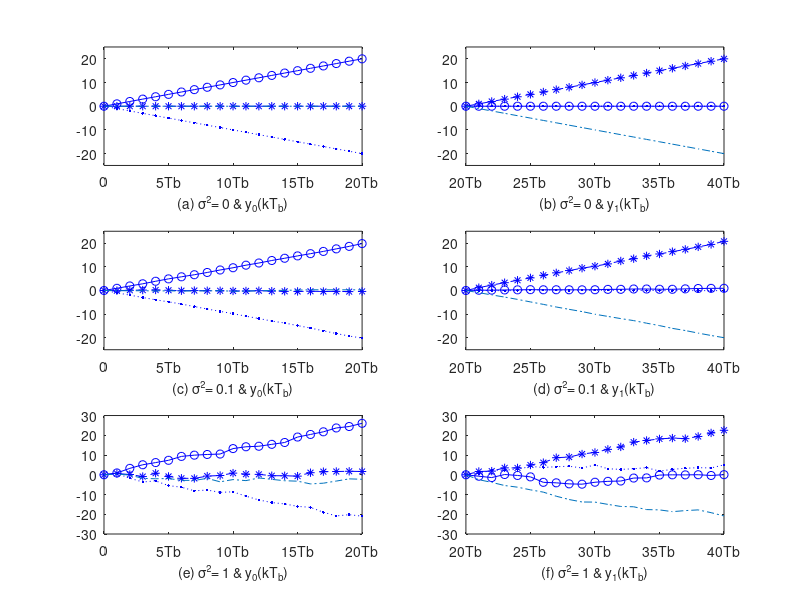

This figure's MATLAB source:
% MATLAB script for Illustrative Problem 5.15

% Initialization:
K=40;       % Number of samples
A=1;        % Signal amplitude
m=0:K/2;
n=K/2:K;
% Defining signal waveforms:
s_0=[A*ones(1,K/2) zeros(1,K/2)];
s_1=[zeros(1,K/2) A*ones(1,K/2)];
s_2=[-A*ones(1,K/2) zeros(1,K/2)];
s_3=[zeros(1,K/2) -A*ones(1,K/2)];
% Initializing Outputs:
y_0_0=zeros(1,K);
y_0_1=zeros(1,K);
y_0_2=zeros(1,K);
y_0_3=zeros(1,K);
y_1_0=zeros(1,K);
y_1_1=zeros(1,K);
y_1_2=zeros(1,K);
y_1_3=zeros(1,K);

% Case 1: noise~N(0,0)
    noise=random('Normal',0,0,1,K);
    r_0=s_0+noise; r_1=s_1+noise; % received signals
    r_2=s_2+noise; r_3=s_3+noise; % received signals
    for k=1:K/2
        y_0_0(k)=sum(r_0(1:k).*s_0(1:k));
        y_0_1(k)=sum(r_1(1:k).*s_0(1:k));
        y_0_2(k)=sum(r_2(1:k).*s_0(1:k));
        y_0_3(k)=sum(r_3(1:k).*s_0(1:k));
        l=K/2+k;
        y_1_0(l)=sum(r_0(21:l).*s_1(21:l));
        y_1_1(l)=sum(r_1(21:l).*s_1(21:l));
        y_1_2(l)=sum(r_2(21:l).*s_1(21:l));
        y_1_3(l)=sum(r_3(21:l).*s_1(21:l));
    end
    % Plotting the results:
    subplot(3,2,1)
    plot(m,[0 y_0_0(1:K/2)],'-bo',m,[0 y_0_1(1:K/2)],'--b*',...
        m,[0 y_0_2(1:K/2)],':b.',m,[0 y_0_3(1:K/2)],'-.')
    set(gca,'XTickLabel',{'0','5Tb','10Tb','15Tb','20Tb'})
    axis([0 20 -25 25])
    xlabel('(a) \sigma^2= 0 & y_{0}(kT_{b})' ,'fontsize',10)
    subplot(3,2,2)
    plot(n,[0 y_1_0(K/2+1:K)],'-bo',n,[0 y_1_1(K/2+1:K)],'--b*',...
        n,[0 y_1_2(K/2+1:K)],':b.',n,[0 y_1_3(K/2+1:K)],'-.')
    set(gca,'XTickLabel',{'20Tb','25Tb','30Tb','35Tb','40Tb'})
    axis([20 40 -25 25])
    xlabel('(b) \sigma^2= 0 & y_{1}(kT_{b})' ,'fontsize',10)
    % Case 2: noise~N(0,0.1)
    noise=random('Normal',0,0.1,4,K);
    r_0=s_0+noise(1,:); r_1=s_1+noise(2,:); % received signals    
    r_2=s_2+noise(3,:); r_3=s_3+noise(4,:); % received signals
    for k=1:K/2
        y_0_0(k)=sum(r_0(1:k).*s_0(1:k));
        y_0_1(k)=sum(r_1(1:k).*s_0(1:k));
        y_0_2(k)=sum(r_2(1:k).*s_0(1:k));
        y_0_3(k)=sum(r_3(1:k).*s_0(1:k));
        l=K/2+k;
        y_1_0(l)=sum(r_0(21:l).*s_1(21:l));
        y_1_1(l)=sum(r_1(21:l).*s_1(21:l));
        y_1_2(l)=sum(r_2(21:l).*s_1(21:l));
        y_1_3(l)=sum(r_3(21:l).*s_1(21:l));
    end
    % Plotting the results:
    subplot(3,2,3)
    plot(m,[0 y_0_0(1:K/2)],'-bo',m,[0 y_0_1(1:K/2)],'--b*'...
        ,m,[0 y_0_2(1:K/2)],':b.',m,[0 y_0_3(1:K/2)],'-.')
    set(gca,'XTickLabel',{'0','5Tb','10Tb','15Tb','20Tb'})
    axis([0 20 -25 25])
    xlabel('(c) \sigma^2= 0.1 & y_{0}(kT_{b})' ,'fontsize',10)
    subplot(3,2,4)
    plot(n,[0 y_1_0(K/2+1:K)],'-bo',n,[0 y_1_1(K/2+1:K)],'--b*',...
        n,[0 y_1_2(K/2+1:K)],':b.',n,[0 y_1_3(K/2+1:K)],'-.')
    set(gca,'XTickLabel',{'20Tb','25Tb','30Tb','35Tb','40Tb'})
    axis([20 40 -25 25])
    xlabel('(d) \sigma^2= 0.1 & y_{1}(kT_{b})' ,'fontsize',10)
    
    % Case 3: noise~N(0,1)
    noise=random('Normal',0,1,4,K);
    r_0=s_0+noise(1,:); r_1=s_1+noise(2,:); % received signals
    r_2=s_2+noise(3,:); r_3=s_3+noise(4,:); % received signals
    for k=1:K/2
        y_0_0(k)=sum(r_0(1:k).*s_0(1:k));
        y_0_1(k)=sum(r_1(1:k).*s_0(1:k));
        y_0_2(k)=sum(r_2(1:k).*s_0(1:k));
        y_0_3(k)=sum(r_3(1:k).*s_0(1:k));
        l=K/2+k;
        y_1_0(l)=sum(r_0(21:l).*s_1(21:l));
        y_1_1(l)=sum(r_1(21:l).*s_1(21:l));
        y_1_2(l)=sum(r_2(21:l).*s_1(21:l));
        y_1_3(l)=sum(r_3(21:l).*s_1(21:l));
    end
    % Plotting the results:
    subplot(3,2,5)
    plot(m,[0 y_0_0(1:K/2)],'-bo',m,[0 y_0_1(1:K/2)],'--b*',...
        m,[0 y_0_2(1:K/2)],':b.',m,[0 y_0_3(1:K/2)],'-.')
    set(gca,'XTickLabel',{'0','5Tb','10Tb','15Tb','20Tb'})
    axis([0 20 -30 30])
    xlabel('(e) \sigma^2= 1 & y_{0}(kT_{b})' ,'fontsize',10)
    subplot(3,2,6)
    plot(n,[0 y_1_0(K/2+1:K)],'-bo',n,[0 y_1_1(K/2+1:K)],'--b*',...
        n,[0 y_1_2(K/2+1:K)],':b.',n,[0 y_1_3(K/2+1:K)],'-.')
    set(gca,'XTickLabel',{'20Tb','25Tb','30Tb','35Tb','40Tb'})
    axis([20 40 -30 30])
    xlabel('(f) \sigma^2= 1 & y_{1}(kT_{b})' ,'fontsize',10)